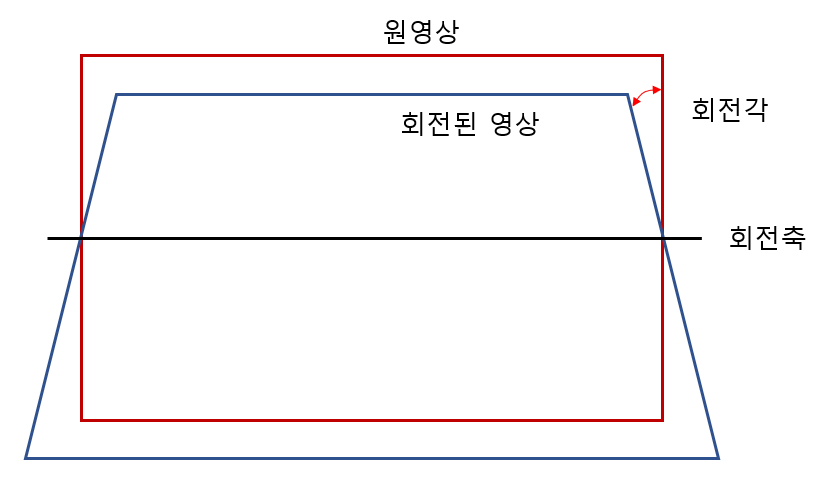
#> input picture opencv-python-learn/Practices/image_3d_rotation.png, 834 x 483 px
$ python -i filters.py   (imports and definitions only)
#> lines starting #> are read from the running program, lines starting #| are printed output that depends on the picture; after the words box and inside, x2 and y2 are one past the last pixel; in counts of white or black regions, pixels touching at a corner belong together
import numpy as np, cv2

## 회선 수행 함수 - 행렬 처리 방식(속도 면에서 유리)
def filter(image, mask):
    rows, cols = image.shape[:2]
    dst = np.zeros((rows, cols), np.float32)
    ycenter, xcenter = mask.shape[0]//2, mask.shape[1]//2 # 마스크 중심 좌표

    for i in range(ycenter, rows - ycenter):    # 입력 행렬 반복 순회
        for j in range(xcenter, cols - xcenter):
            y1, y2 = i - ycenter, i + ycenter + 1 # 관심 영역 높이 범위
            x1, x2 = j - xcenter, j + xcenter + 1 # 관심 영역 너비 범위
            roi = image[y1:y2, x1:x2].astype(np.float32)    # 관심 영역 형변환
            tmp = cv2.multiply(roi, mask)   # 회선 적용 - 원소간 곱셈
            dst[i, j] = cv2.sumElems(tmp)[0]    # 출력 화소 저장
    return dst


def differential(image, data1, data2):
    mask1 = np.array(data1, np.float32).reshape(3, 3)
    mask2 = np.array(data2, np.float32).reshape(3, 3)

    dst1 = filter(image, mask1) # 사용자 정의 회선 함수
    dst2 = filter(image, mask2)
    dst = cv2.magnitude(dst1, dst2)

    dst = cv2.convertScaleAbs(dst)  # 절대값 및 형변환
    dst1 = cv2.convertScaleAbs(dst1)
    dst2 = cv2.convertScaleAbs(dst2)
    return dst, dst1, dst2


def erode(img, mask=None):
    dst = np.zeros(img.shape, np.uint8)
    if mask is None: mask = np.ones((3, 3), np.uint8)
    ycenter, xcenter = np.divmod(mask.shape[:2], 2)[0]  # 마스크 중심 좌표

    mcnt = cv2.countNonZero(mask)           # 마스크 값이 1인 원소의 개수
    for i in range(ycenter, img.shape[0] - ycenter):    # 입력 행렬 반복 순회
        for j in range(xcenter, img.shape[1] - xcenter):
            y1, y2 = i - ycenter, i + ycenter + 1   # 마스크 높이 범위
            x1, x2 = j - xcenter, j + xcenter + 1   # 마스크 너비 범위
            roi = img[y1:y2, x1:x2]                 # 마스크로 확인할 영역
            temp = cv2.bitwise_and(roi, mask)   # 논리곱으로 일치 원소 지정
            cnt = cv2.countNonZero(temp)        # 일치 원소 개수 계산
            dst[i, j] = 255 if (cnt == mcnt) else 0
    return dst


def dilate(img, mask=None):
    dst = np.zeros(img.shape, np.uint8)
    if mask is None: mask = np.ones((3, 3), np.uint8)
    ycenter, xcenter = np.divmod(mask.shape[:2], 2)[0]  # 마스크 중심 좌표

    for i in range(ycenter, img.shape[0] - ycenter):    # 입력 행렬 반복 순회
        for j in range(xcenter, img.shape[1] - xcenter):
            y1, y2 = i - ycenter, i + ycenter + 1   # 마스크 높이 범위
            x1, x2 = j - xcenter, j + xcenter + 1   # 마스크 너비 범위
            roi = img[y1:y2, x1:x2]                 # 마스크로 확인할 영역
            temp = cv2.bitwise_and(roi, mask)   # 논리곱으로 일치 원소 지정
            cnt = cv2.countNonZero(temp)        # 일치 원소 개수 계산
            dst[i, j] = 0 if (cnt == 0) else 255
    return dst

>>> import cv2
>>> picture = cv2.imread('../Practices/image_3d_rotation.png', cv2.IMREAD_GRAYSCALE)
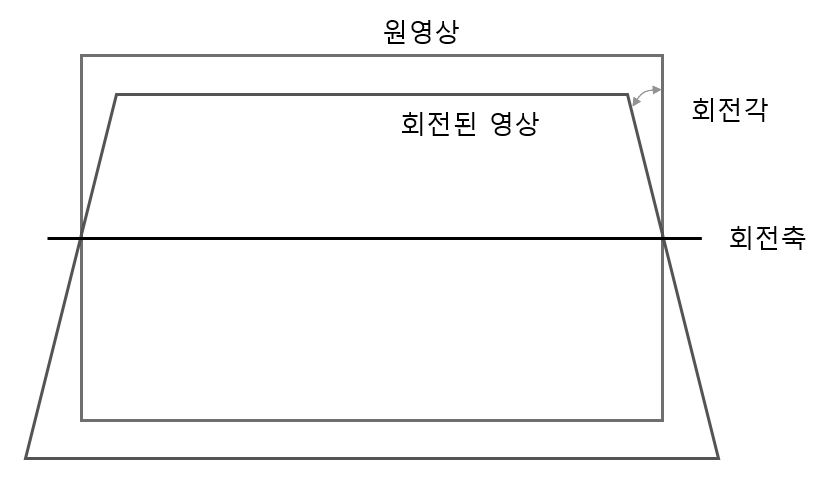
#> picture: shape (483, 834); min 0, max 255, mean 247.8
>>> result = erode(picture)
#> after the loop in erode, `for i in range(ycenter, img.shape[0] - ycenter):`:
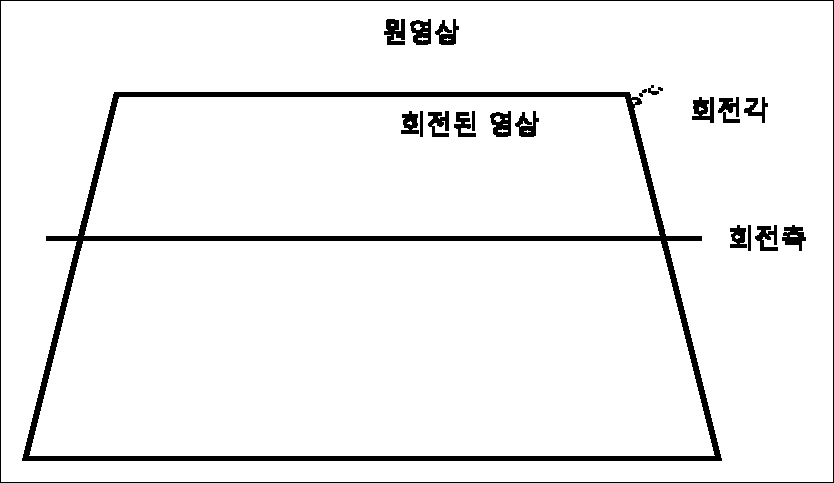
#> dst: shape (483, 834); 94.7% white; 22 black regions (1 under 20 px), largest, box (x1, y1, x2, y2) and area: (22, 92, 722, 461) 13855, (0, 0, 834, 483) 2630, (384, 19, 405, 45) 410
